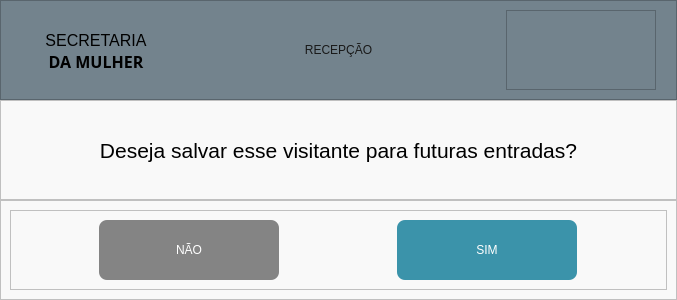
<?xml version="1.0" encoding="UTF-8"?>
<ui version="4.0">
 <class>MainWindow</class>
 <widget class="QMainWindow" name="MainWindow">
  <property name="geometry">
   <rect>
    <x>0</x>
    <y>0</y>
    <width>677</width>
    <height>300</height>
   </rect>
  </property>
  <property name="minimumSize">
   <size>
    <width>677</width>
    <height>300</height>
   </size>
  </property>
  <property name="maximumSize">
   <size>
    <width>677</width>
    <height>300</height>
   </size>
  </property>
  <property name="windowTitle">
   <string> SECRETARIA DA MULHER - SEMU</string>
  </property>
  <widget class="QWidget" name="centralwidget">
   <layout class="QVBoxLayout" name="verticalLayout">
    <property name="spacing">
     <number>0</number>
    </property>
    <property name="leftMargin">
     <number>0</number>
    </property>
    <property name="topMargin">
     <number>0</number>
    </property>
    <property name="rightMargin">
     <number>0</number>
    </property>
    <property name="bottomMargin">
     <number>0</number>
    </property>
    <item>
     <widget class="QFrame" name="frame">
      <property name="minimumSize">
       <size>
        <width>0</width>
        <height>100</height>
       </size>
      </property>
      <property name="maximumSize">
       <size>
        <width>16777215</width>
        <height>120</height>
       </size>
      </property>
      <property name="styleSheet">
       <string notr="true">background-color: rgb(115, 131, 141);</string>
      </property>
      <property name="frameShape">
       <enum>QFrame::StyledPanel</enum>
      </property>
      <property name="frameShadow">
       <enum>QFrame::Raised</enum>
      </property>
      <layout class="QGridLayout" name="gridLayout_2">
       <property name="leftMargin">
        <number>20</number>
       </property>
       <property name="rightMargin">
        <number>20</number>
       </property>
       <property name="verticalSpacing">
        <number>0</number>
       </property>
       <item row="0" column="1" rowspan="2">
        <widget class="QLabel" name="label">
         <property name="styleSheet">
          <string notr="true">color: rgb(25, 25, 25);
font: 63 20pt &quot;Yu Gothic UI Semibold&quot;;</string>
         </property>
         <property name="text">
          <string>RECEPÇÃO</string>
         </property>
         <property name="alignment">
          <set>Qt::AlignCenter</set>
         </property>
        </widget>
       </item>
       <item row="1" column="0">
        <widget class="QLabel" name="label_3">
         <property name="maximumSize">
          <size>
           <width>150</width>
           <height>16777215</height>
          </size>
         </property>
         <property name="font">
          <font>
           <family>Yu Gothic UI Semibold</family>
           <pointsize>12</pointsize>
           <weight>75</weight>
           <bold>true</bold>
          </font>
         </property>
         <property name="text">
          <string>DA MULHER</string>
         </property>
         <property name="alignment">
          <set>Qt::AlignHCenter|Qt::AlignTop</set>
         </property>
        </widget>
       </item>
       <item row="0" column="0">
        <widget class="QLabel" name="label_2">
         <property name="font">
          <font>
           <family>Yu Gothic UI</family>
           <pointsize>12</pointsize>
          </font>
         </property>
         <property name="text">
          <string>SECRETARIA</string>
         </property>
         <property name="alignment">
          <set>Qt::AlignBottom|Qt::AlignHCenter</set>
         </property>
        </widget>
       </item>
       <item row="0" column="2" rowspan="2">
        <widget class="QFrame" name="frame_6">
         <property name="maximumSize">
          <size>
           <width>150</width>
           <height>16777215</height>
          </size>
         </property>
         <property name="frameShape">
          <enum>QFrame::StyledPanel</enum>
         </property>
         <property name="frameShadow">
          <enum>QFrame::Raised</enum>
         </property>
         <layout class="QHBoxLayout" name="horizontalLayout_2"/>
        </widget>
       </item>
      </layout>
     </widget>
    </item>
    <item>
     <widget class="QFrame" name="frame_2">
      <property name="styleSheet">
       <string notr="true">background-color: rgb(249, 249, 249);</string>
      </property>
      <property name="frameShape">
       <enum>QFrame::StyledPanel</enum>
      </property>
      <property name="frameShadow">
       <enum>QFrame::Raised</enum>
      </property>
      <layout class="QHBoxLayout" name="horizontalLayout">
       <item>
        <widget class="QLabel" name="label_4">
         <property name="font">
          <font>
           <family>Yu Gothic UI</family>
           <pointsize>16</pointsize>
          </font>
         </property>
         <property name="text">
          <string>Deseja salvar esse visitante para futuras entradas?</string>
         </property>
         <property name="alignment">
          <set>Qt::AlignCenter</set>
         </property>
        </widget>
       </item>
      </layout>
     </widget>
    </item>
    <item>
     <widget class="QFrame" name="frame_3">
      <property name="styleSheet">
       <string notr="true">background-color: rgb(249, 249, 249);</string>
      </property>
      <property name="frameShape">
       <enum>QFrame::StyledPanel</enum>
      </property>
      <property name="frameShadow">
       <enum>QFrame::Raised</enum>
      </property>
      <layout class="QHBoxLayout" name="horizontalLayout_3">
       <item>
        <widget class="QFrame" name="frame_10">
         <property name="minimumSize">
          <size>
           <width>0</width>
           <height>0</height>
          </size>
         </property>
         <property name="maximumSize">
          <size>
           <width>16777215</width>
           <height>16777215</height>
          </size>
         </property>
         <property name="frameShape">
          <enum>QFrame::StyledPanel</enum>
         </property>
         <property name="frameShadow">
          <enum>QFrame::Raised</enum>
         </property>
         <layout class="QHBoxLayout" name="horizontalLayout_4">
          <property name="spacing">
           <number>30</number>
          </property>
          <property name="leftMargin">
           <number>0</number>
          </property>
          <property name="topMargin">
           <number>0</number>
          </property>
          <property name="rightMargin">
           <number>0</number>
          </property>
          <property name="bottomMargin">
           <number>0</number>
          </property>
          <item>
           <widget class="QPushButton" name="btn_complete">
            <property name="minimumSize">
             <size>
              <width>180</width>
              <height>60</height>
             </size>
            </property>
            <property name="maximumSize">
             <size>
              <width>180</width>
              <height>60</height>
             </size>
            </property>
            <property name="styleSheet">
             <string notr="true">QPushButton{
	border-radius: 8px;
	background-color: rgb(132, 132, 132);
	color: rgb(255, 255, 255);
	font: 63 16pt &quot;Yu Gothic UI Semibold&quot;;
}
QPushButton:hover{
	background-color: rgb(152, 152, 152);
	color: rgb(255, 255, 255);
}
QPushButton:pressed{
	background-color: rgb(159, 159, 159);
	color: rgb(255, 255, 255);
}</string>
            </property>
            <property name="text">
             <string>NÃO</string>
            </property>
           </widget>
          </item>
          <item>
           <widget class="QPushButton" name="brn_salvar">
            <property name="minimumSize">
             <size>
              <width>180</width>
              <height>60</height>
             </size>
            </property>
            <property name="maximumSize">
             <size>
              <width>180</width>
              <height>60</height>
             </size>
            </property>
            <property name="styleSheet">
             <string notr="true">QPushButton{
	border-radius: 8px;
    background-color: rgb(59, 147, 170);
	color: rgb(255, 255, 255);
	font: 63 16pt &quot;Yu Gothic UI Semibold&quot;;
}
QPushButton:hover{
background-color: rgb(79, 167, 190);
}
QPushButton:pressed{
	background-color: rgb(159, 159, 159);
}
</string>
            </property>
            <property name="text">
             <string>SIM</string>
            </property>
           </widget>
          </item>
         </layout>
        </widget>
       </item>
      </layout>
     </widget>
    </item>
   </layout>
  </widget>
 </widget>
 <resources/>
 <connections/>
</ui>
